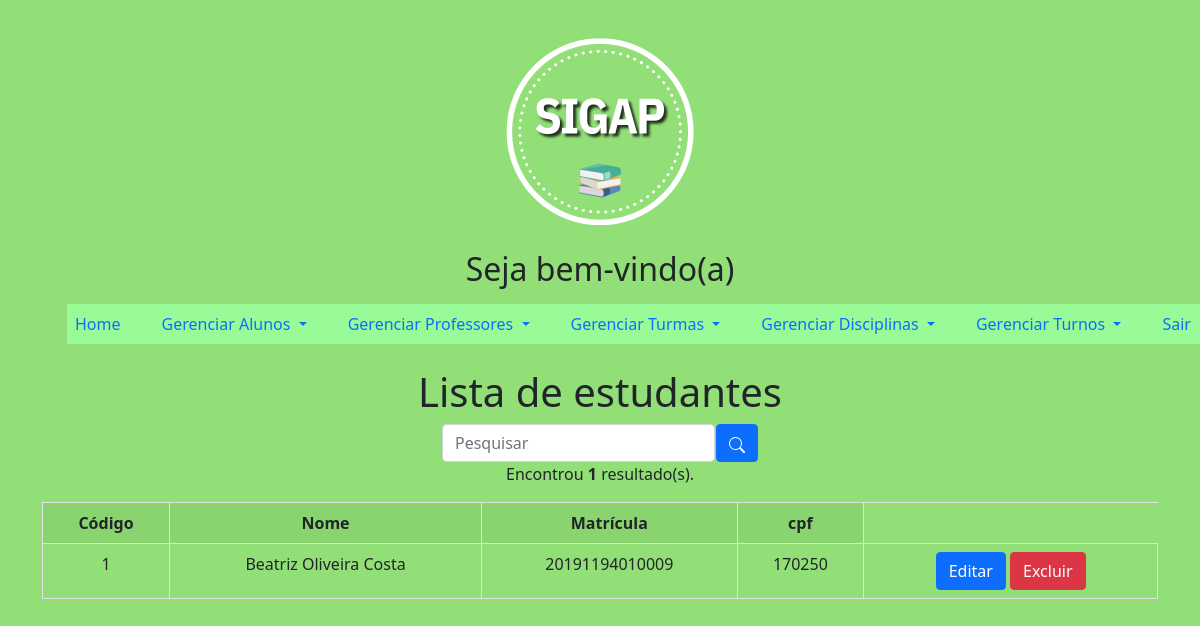
/principalAdmin.php?page=listarAlunos, run on an earlier commit of the app's database.
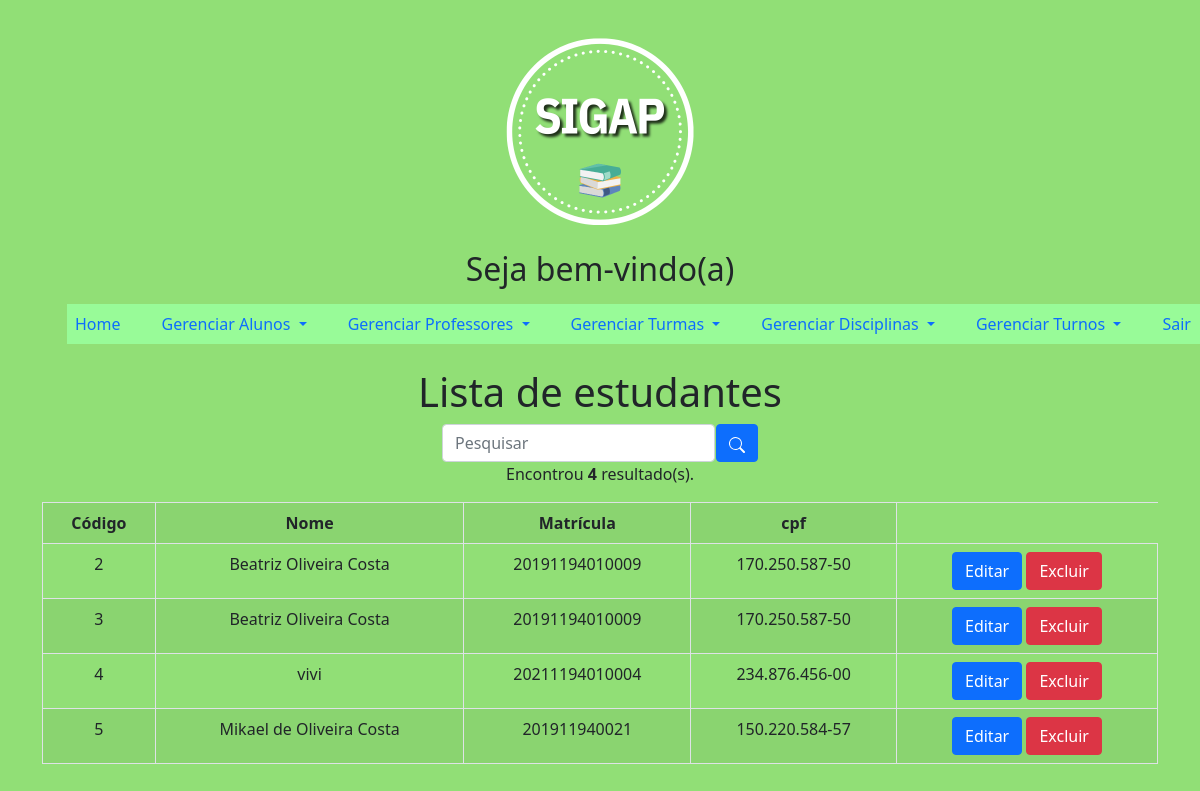
And on a later commit of the database.
### tables this page shows
CREATE TABLE `aluno` (
  `idAluno` int(11) NOT NULL,
  `nome` varchar(45) NOT NULL,
  `matrícula` varchar(15) NOT NULL,
  `senha` varchar(45) NOT NULL,
  `cpf` varchar(20) NOT NULL,
  `telefone` varchar(20) NOT NULL,
  `data_nascimento` date NOT NULL
);

### listarAlunos.php (the view, shortened to what this page needs)
<?php
	$sql = "SELECT * FROM aluno";
	$res = $mysqli->query($sql);
	$qtd = $res->num_rows;
?>
	<div class="row">
        <div class="col-12">
            <h1>Lista de estudantes</h1>
        </div>
		<br>
    <div class="box-search">
        <input type="search" class="form-control w-25" placeholder="Pesquisar" id="pesquisar">
        <button onclick="searchData()" class="btn btn-primary">
        </button>
    </div>
</body>
		<?php
        if($qtd > 0){
		print "<p>Encontrou <b>$qtd</b> resultado(s).</p>";
		print "<table class='table table-bordered table-striped table-hover'>";
		print "<tr>";
		print "<th>Código</th>";
		print "<th>Nome</th>";
		print "<th>Matrícula</th>";
		print "<th>cpf</th>";
		print "</tr>";
		while($row = $res->fetch_object()){
			print "<tr>";
			print "<td>".$row->idAluno."</td>";
			print "<td>".$row->nome."</td>";
			print "<td>".$row->matrícula."</td>";
			print "<td>".$row->cpf."</td>";
			print "<td>
					 <button onclick=\"location.href='?page=editarAlunos&idAluno=".$row->idAluno."';\" class='btn btn-primary'>Editar</button>
					 <button onclick=\"if(confirm('Tem certeza que deseja excluir?')){location.href='?page=salvarAlunos&acao=excluir&idAluno=".$row->idAluno."';}else{false;}\"  class='btn btn-danger'>Excluir</button>
			       </td>";
		}
		print "</table>";
	}

### principalAdmin.php (shortened to what this page needs)
<!DOCTYPE html>
<html lang="pt">
<head>
    <link href="https://cdn.jsdelivr.net/npm/bootstrap@5.0.2/dist/css/bootstrap.min.css" rel="stylesheet">
</head>
<body>
    <div class="container">
        <div class="row">
            <div class="col-md-12">
              <img src="img/SIGAP.png">
            </div>
        </div>
        <div class="row">
            <div class="col-md-12">
                <h2 class="text-center">Seja bem-vindo(a)</h2>
            </div>
        </div>
        <nav class="navbar navbar-expand-lg bg-body-tertiary">
         <div class="collapse navbar-collapse" id="navbarSupportedContent">
          <ul class="navbar-nav me-auto mb-2 mb-lg-0">
          <li class="nav-item">
          <a class="nav-link active" aria-current="page" href="principalAdmin.php">Home</a>
        </li>
          <li class="nav-item dropdown">
          <a class="nav-link dropdown-toggle" href="#" role="button" data-bs-toggle="dropdown" aria-expanded="false">
            Gerenciar Alunos
          </a>
        </li>
        <li class="nav-item dropdown">
          <a class="nav-link dropdown-toggle" href="#" role="button" data-bs-toggle="dropdown" aria-expanded="false">
            Gerenciar Professores
          </a>
        </li>
        <li class="nav-item dropdown">
          <a class="nav-link dropdown-toggle" href="#" role="button" data-bs-toggle="dropdown" aria-expanded="false">
            Gerenciar Turmas
          </a>
        </li>
        <li class="nav-item dropdown">
          <a class="nav-link dropdown-toggle" href="#" role="button" data-bs-toggle="dropdown" aria-expanded="false">
            Gerenciar Disciplinas
          </a>
        </li>
        <li class="nav-item dropdown">
          <a class="nav-link dropdown-toggle" href="#" role="button" data-bs-toggle="dropdown" aria-expanded="false">
            Gerenciar Turnos
          </a>
        </li>
        <ul class="navbar-nav me-auto mb-2 mb-lg-0">
          <li class="nav-item">
          <a class="nav-link active" aria-current="page" href="sair.php">Sair</a>
        </li>
    </nav>
    <div class="container mt-3">
      <div class="row">
        <div class="col">
          <?php
            include('conexao.php');
            switch (@$_REQUEST['page']){
              case 'listarAlunos':
                include('listarAlunos.php');
                break;
            }
          ?>
</body>
</html>

### principalAdmin.php (style rules this page uses)
body { background-color: #91DF76; }
li { display: inline; }
a { display: block; padding: 70px 0; background-color: #98FB98; margin-left: 25px; width: 100%; }
img { max-width: 25+0px; max-height:250px; top: 0px; right: 0px; left: 0px; margin: 0px auto; }
.row { text-align: center; }

### listarAlunos.php (style rules this page uses)
.box-search { display: flex; justify-content: center; gap: .1%; }

What changed in the data, as far as the page shows it:
removed aluno: idAluno "1", nome "Beatriz Oliveira Costa", matrícula "20191194010009", cpf "170250"
added aluno: idAluno "2", nome "Beatriz Oliveira Costa", matrícula "20191194010009", cpf "170.250.587-50"
added aluno: idAluno "3", nome "Beatriz Oliveira Costa", matrícula "20191194010009", cpf "170.250.587-50"
added aluno: idAluno "4", nome "vivi", matrícula "20211194010004", cpf "234.876.456-00"
added aluno: idAluno "5", nome "Mikael de Oliveira Costa", matrícula "201911940021", cpf "150.220.584-57"
Also different on the page:
$qtd: "1" → "4"
